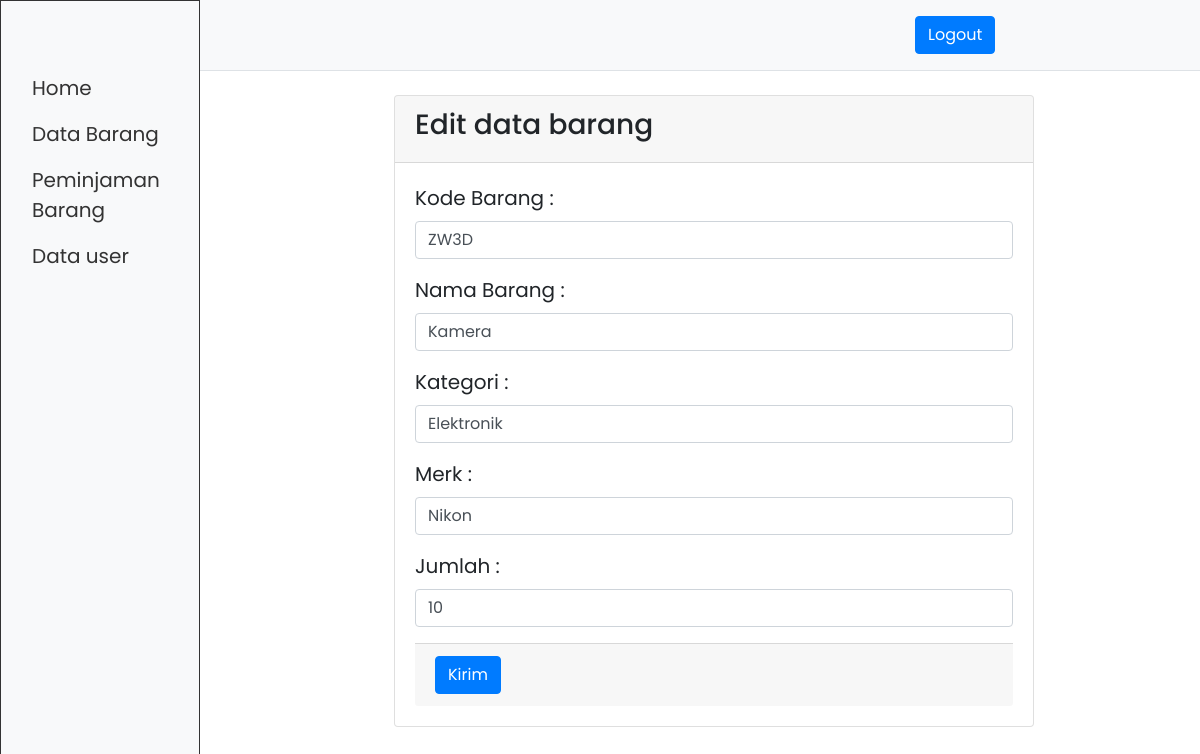
The app's page /edit.php?id=23 (signed in) with its own data.
### tables this page shows
CREATE TABLE `barang` (
  `id` int(11) NOT NULL,
  `kode_barang` varchar(255) NOT NULL,
  `nama_barang` varchar(255) NOT NULL,
  `kategori` varchar(255) NOT NULL,
  `merk` varchar(255) NOT NULL,
  `jumlah` int(11) NOT NULL
);

### database.php (called while the page is built, shortened)
<?php
$koneksi = mysqli_connect(DB_HOST, DB_USER, DB_PASS, DB_NAME) or die("Gagal terhubung dengan Database: " . mysqli_error($dbconnect));
function edit($tabel, $id)
{
    global $koneksi;
    $sql = mysqli_query($koneksi, "SELECT * FROM $tabel WHERE id = '$id'");
    return $sql;
}

### edit.php (the view, shortened to what this page needs)
<?php
include_once("database.php");
$data_edit = edit('barang', $_GET['id']);
?>
<!doctype html>
<html lang="en">
<head>
    <link rel="stylesheet" href="https://cdn.jsdelivr.net/npm/bootstrap@4.6.2/dist/css/bootstrap.min.css">
</head>
<body>
    <header class="d-flex flex-wrap align-items-center justify-content-center justify-content-md-between py-3 mb-4 border-bottom">
        <a href="/" class="d-flex align-items-center col-md-3 mb-2 mb-md-0 text-dark text-decoration-none">
        </a>
        <div class="col-md-3 text-end">
            <a role="button" class="btn btn-primary" href="logout.php">Logout</a>
        </div>
    </header>
    <div class="container">
        <div class="row">
            <div class="col-lg-2 sidebar">
                <ul class="nav flex-column">
                    <li class="nav-item">
                        <a class="nav-link active" href="home.php">Home</a>
                    </li>
                    <li class="nav-item">
                        <a class="nav-link" href="data_barang.php">Data Barang</a>
                    </li>
                    <li class="nav-item">
                        <a class="nav-link" href="Peminjam.php">Peminjaman Barang</a>
                    </li>
                    <li class="nav-item">
                        <a class="nav-link" href="data_user.php">Data user</a>
                    </li>
                </ul>
            </div>
            <div class="col-lg-12">
                <div class="card" style="width: 40rem;">
                    <div class="card-header">
                        <h3>
                            Edit data barang
                        </h3>
                    </div>
                    <div class="card-body">
                        <?php while ($datas = mysqli_fetch_assoc($data_edit)) : ?>
                            <form action="update.php" method="post">
                                <div class="form-group">
                                    <label for="kodebarang">Kode Barang :</label>
                                    <input type="text" class="form-control" id="kodebarang" name="kode_barang" value="<?= $datas['kode_barang'] ?>">
                                </div>
                                <div class="form-group">
                                    <label for="namabarang">Nama Barang :</label>
                                    <input type="text" class="form-control" id="namabarang" name="nama_barang" value="<?= $datas['nama_barang'] ?>">
                                </div>
                                <div class="form-group">
                                    <label for="kategori">Kategori :</label>
                                    <input type="text" class="form-control" id="kategori" name="kategori" value="<?= $datas['kategori'] ?>">
                                </div>
                                <div class="form-group">
                                    <label for="merk">Merk :</label>
                                    <input type="text" class="form-control" id="merk" name="merk" value="<?= $datas['merk'] ?>">
                                </div>
                                <div class="form-group">
                                    <label for="jumlah">Jumlah :</label>
                                    <input type="number" class="form-control" id="jumlah" name="jumlah" value="<?= $datas['jumlah'] ?>">
                                </div>
                                <div class="card-footer">
                                    <button type="submit" class="button btn btn-primary" name="submit">
                                        Kirim
                                    </button>
                                </div>
                            </form>
                        <?php endwhile; ?>
                    </div>
                </div>
            </div>
        </div>
    </div>
</body>
</html>

### edit.php (style rules this page uses)
body { background-image: url("sou1.png"); font-family: "poppins", sans-serif; font-size: 20px; }
.card { margin-left: 349px; }
.sidebar { border: 1px solid #333; background-color: #f8f9fa; height: 100vh; position: fixed; top: 0; left: 0; padding-top: 4rem; }
.sidebar ul.nav { padding-left: 0; }
.sidebar .nav-link { padding: 0.5rem 1rem; color: #333; }
header { border-bottom: 1px solid #333; background-color: #f8f9fa; }

### records on screen
barang: kode_barang "ZW3D", nama_barang "Kamera", kategori "Elektronik", merk "Nikon", jumlah "10"
